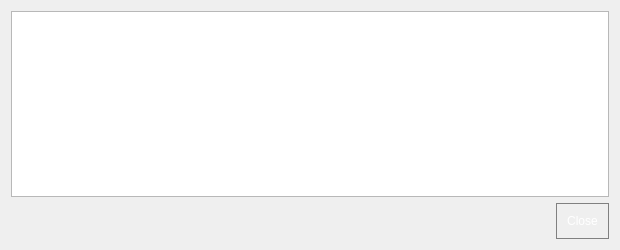
<?xml version="1.0" encoding="UTF-8"?>
<ui version="4.0">
 <class>TransactionDescDialog</class>
 <widget class="QDialog" name="TransactionDescDialog">
  <property name="geometry">
   <rect>
    <x>0</x>
    <y>0</y>
    <width>620</width>
    <height>250</height>
   </rect>
  </property>
  <property name="windowTitle">
   <string>Transaction details</string>
  </property>
  <property name="styleSheet">
   <string notr="true">background:'#0a2634';</string>
  </property>
  <layout class="QVBoxLayout" name="verticalLayout">
   <item>
    <widget class="QTextEdit" name="detailText">
     <property name="toolTip">
      <string>This pane shows a detailed description of the transaction</string>
     </property>
     <property name="styleSheet">
      <string notr="true">background:&quot;#002d3f&quot;;</string>
     </property>
     <property name="readOnly">
      <bool>true</bool>
     </property>
    </widget>
   </item>
   <item>
    <widget class="QDialogButtonBox" name="buttonBox">
     <property name="styleSheet">
      <string notr="true">QPushButton { 
 background-color: &quot;#002d3f&quot;;
	border:1px solid gray;
	color:white;
	outline: none;
	padding:10px;
}

QPushButton:pressed {
   background-color: &quot;#002d3f&quot;;
border:1px solid gray;
	color:white;

}
QPushButton:focus:pressed { 
    background: &quot;#003750&quot;;
	border:1px solid #0adbf0;
	color:white;

 }
QPushButton:focus { 
   background-color: &quot;#002d3f&quot;;
	border:1px solid gray;
	color:white;

}
QPushButton:hover {
     background-color: &quot;#002d3f&quot;;
	border:1px solid #0adbf0;
 }
QPushButton:checked { 
     background-color: &quot;#002d3f&quot;;
border:1px solid gray;
	color:white;

 }
QPushButton:disabled { 
    background:'#0a2634';
color:gray;
border:1px solid gray;
 }
</string>
     </property>
     <property name="orientation">
      <enum>Qt::Horizontal</enum>
     </property>
     <property name="standardButtons">
      <set>QDialogButtonBox::Close</set>
     </property>
    </widget>
   </item>
  </layout>
 </widget>
 <resources/>
 <connections>
  <connection>
   <sender>buttonBox</sender>
   <signal>accepted()</signal>
   <receiver>TransactionDescDialog</receiver>
   <slot>accept()</slot>
   <hints>
    <hint type="sourcelabel">
     <x>248</x>
     <y>254</y>
    </hint>
    <hint type="destinationlabel">
     <x>157</x>
     <y>274</y>
    </hint>
   </hints>
  </connection>
  <connection>
   <sender>buttonBox</sender>
   <signal>rejected()</signal>
   <receiver>TransactionDescDialog</receiver>
   <slot>reject()</slot>
   <hints>
    <hint type="sourcelabel">
     <x>316</x>
     <y>260</y>
    </hint>
    <hint type="destinationlabel">
     <x>286</x>
     <y>274</y>
    </hint>
   </hints>
  </connection>
 </connections>
</ui>
